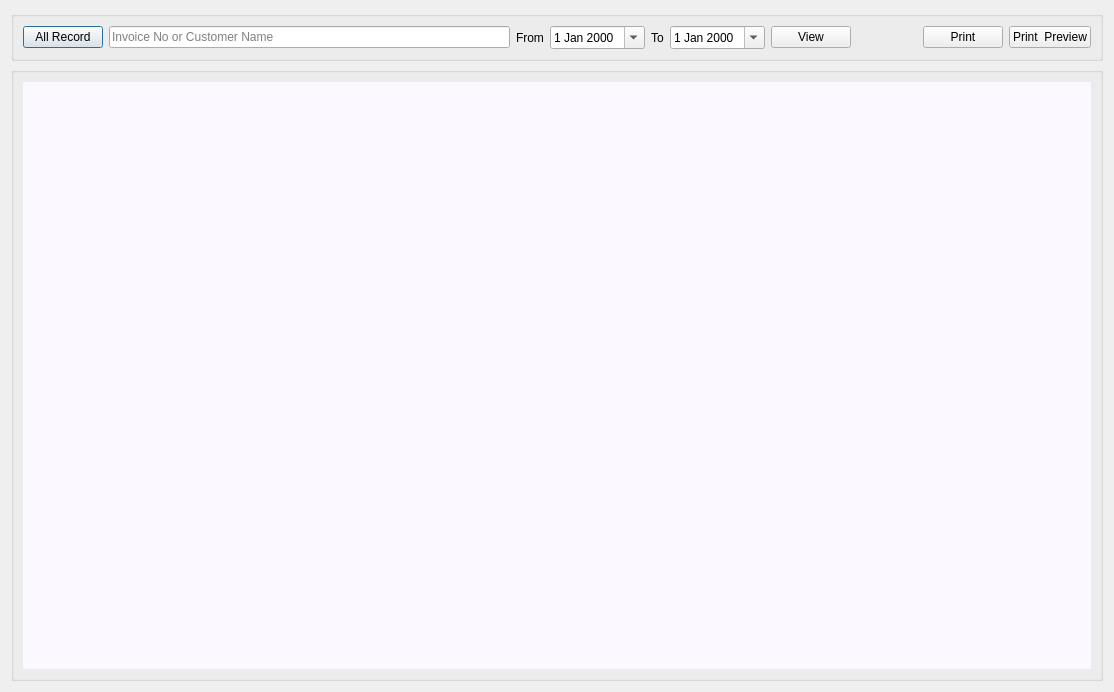
<?xml version="1.0" encoding="UTF-8"?>
<ui version="4.0">
 <class>Dialog</class>
 <widget class="QDialog" name="Dialog">
  <property name="geometry">
   <rect>
    <x>0</x>
    <y>0</y>
    <width>1114</width>
    <height>692</height>
   </rect>
  </property>
  <property name="windowTitle">
   <string>Dialog</string>
  </property>
  <layout class="QGridLayout" name="gridLayout_4">
   <item row="0" column="0">
    <widget class="QGroupBox" name="groupBox">
     <property name="title">
      <string/>
     </property>
     <layout class="QGridLayout" name="gridLayout_2">
      <item row="0" column="0">
       <layout class="QHBoxLayout" name="horizontalLayout_3">
        <item>
         <layout class="QGridLayout" name="gridLayout">
          <item row="0" column="3">
           <layout class="QHBoxLayout" name="horizontalLayout_2">
            <item>
             <widget class="QLabel" name="label_2">
              <property name="text">
               <string>To</string>
              </property>
             </widget>
            </item>
            <item>
             <widget class="QDateEdit" name="tod">
              <property name="calendarPopup">
               <bool>true</bool>
              </property>
             </widget>
            </item>
           </layout>
          </item>
          <item row="0" column="2">
           <layout class="QHBoxLayout" name="horizontalLayout">
            <item>
             <widget class="QPushButton" name="alld">
              <property name="text">
               <string>All Record</string>
              </property>
             </widget>
            </item>
            <item>
             <widget class="QLineEdit" name="sv">
              <property name="font">
               <font>
                <pointsize>9</pointsize>
               </font>
              </property>
              <property name="placeholderText">
               <string>Invoice No or Customer Name</string>
              </property>
             </widget>
            </item>
            <item>
             <widget class="QLabel" name="label">
              <property name="text">
               <string>From</string>
              </property>
             </widget>
            </item>
            <item>
             <widget class="QDateEdit" name="fromd">
              <property name="calendarPopup">
               <bool>true</bool>
              </property>
             </widget>
            </item>
           </layout>
          </item>
          <item row="0" column="4">
           <widget class="QPushButton" name="viewb">
            <property name="text">
             <string>View</string>
            </property>
           </widget>
          </item>
         </layout>
        </item>
        <item>
         <widget class="QLabel" name="label_4">
          <property name="text">
           <string>              </string>
          </property>
         </widget>
        </item>
        <item>
         <widget class="QLabel" name="label_3">
          <property name="text">
           <string/>
          </property>
         </widget>
        </item>
        <item>
         <widget class="QPushButton" name="print2">
          <property name="text">
           <string>Print</string>
          </property>
         </widget>
        </item>
        <item>
         <widget class="QPushButton" name="printb">
          <property name="text">
           <string>Print  Preview</string>
          </property>
         </widget>
        </item>
       </layout>
      </item>
     </layout>
    </widget>
   </item>
   <item row="1" column="0">
    <widget class="QGroupBox" name="groupBox_2">
     <property name="title">
      <string/>
     </property>
     <layout class="QGridLayout" name="gridLayout_3">
      <item row="0" column="0">
       <widget class="QTextEdit" name="textEdit">
        <property name="styleSheet">
         <string notr="true">/* background-color: rgb(254, 255, 249);*/
color: rgb(0, 0, 0);
background-color: rgb(251, 249, 255);
border:none;</string>
        </property>
        <property name="readOnly">
         <bool>true</bool>
        </property>
       </widget>
      </item>
     </layout>
    </widget>
   </item>
  </layout>
 </widget>
 <resources/>
 <connections/>
</ui>
